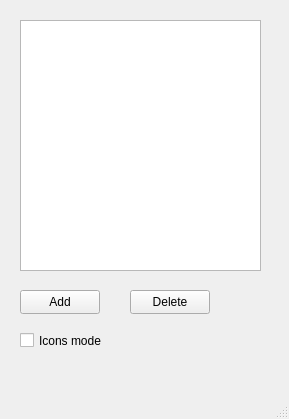
<?xml version="1.0" encoding="UTF-8"?>
<ui version="4.0">
 <class>MainWindow</class>
 <widget class="QMainWindow" name="MainWindow">
  <property name="geometry">
   <rect>
    <x>0</x>
    <y>0</y>
    <width>289</width>
    <height>419</height>
   </rect>
  </property>
  <property name="windowTitle">
   <string>2_2</string>
  </property>
  <widget class="QWidget" name="centralwidget">
   <widget class="QListView" name="listView">
    <property name="geometry">
     <rect>
      <x>20</x>
      <y>20</y>
      <width>241</width>
      <height>251</height>
     </rect>
    </property>
   </widget>
   <widget class="QPushButton" name="pushButton_add">
    <property name="geometry">
     <rect>
      <x>20</x>
      <y>290</y>
      <width>80</width>
      <height>24</height>
     </rect>
    </property>
    <property name="text">
     <string>Add</string>
    </property>
   </widget>
   <widget class="QPushButton" name="_delete">
    <property name="geometry">
     <rect>
      <x>130</x>
      <y>290</y>
      <width>80</width>
      <height>24</height>
     </rect>
    </property>
    <property name="text">
     <string>Delete</string>
    </property>
   </widget>
   <widget class="QCheckBox" name="checkBox_icons">
    <property name="geometry">
     <rect>
      <x>20</x>
      <y>330</y>
      <width>121</width>
      <height>21</height>
     </rect>
    </property>
    <property name="text">
     <string>Icons mode</string>
    </property>
   </widget>
  </widget>
  <widget class="QMenuBar" name="menubar">
   <property name="geometry">
    <rect>
     <x>0</x>
     <y>0</y>
     <width>289</width>
     <height>21</height>
    </rect>
   </property>
  </widget>
  <widget class="QStatusBar" name="statusbar"/>
 </widget>
 <resources/>
 <connections/>
</ui>
